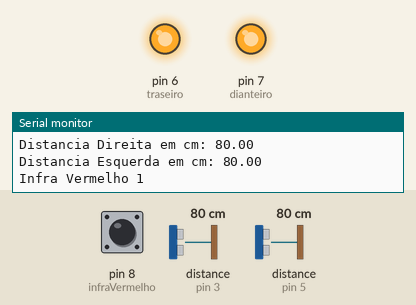
Bench run of a sketch on a simulated Arduino Uno, built with avr-gcc and run on an emulated ATmega328P. Shown: output pins drawn as LEDs (lit = HIGH), the last lines printed to the serial monitor. The inputs (shaded band) are chosen by the test bench; at power-on: distance to the obstacle (sensors on pin 3, pin 5) 80 cm, pin 8 (infraVermelho) HIGH. The echo pulse lasts 58.3 µs per cm.

Above: at 1.8 s.
1.9 s: distance to the obstacle (sensor on pin 3) set to 7 cm
3.4 s: distance to the obstacle (sensor on pin 3) set to 4 cm
At 4.7 s:
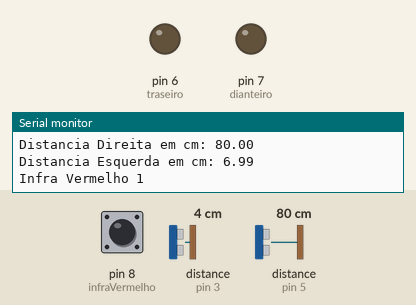
5.6 s: distance to the obstacle (sensor on pin 3) set to 9 cm
At 6.7 s:
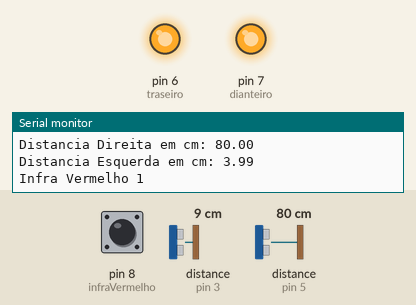
7.6 s: distance to the obstacle (sensor on pin 3) set to 2 cm
At 8.9 s:
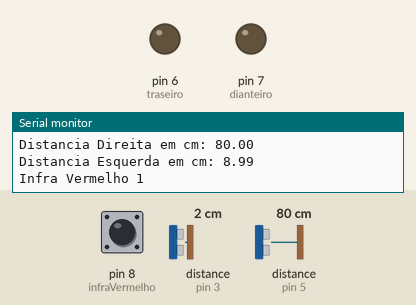
Timing chart, 0 to 10.6 s (numbered marks = the images above; inputs shaded):
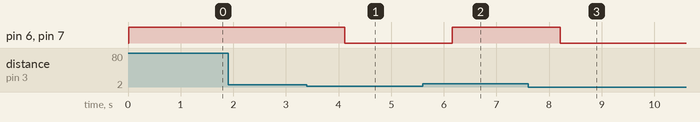

Measured:
- the behaviour switches between 6 and 5 cm on distance to the obstacle (sensor on pin 3) (found by bisection; images 0 and 1)
- after the input at 3.4 s, pin 6 (traseiro), pin 7 (dianteiro): HIGH → LOW after 0.71 s
- after the input at 5.6 s, pin 6 (traseiro), pin 7 (dianteiro): LOW → HIGH after 0.56 s
- after the input at 7.6 s, pin 6 (traseiro), pin 7 (dianteiro): HIGH → LOW after 0.61 s

The sketch:

acionado_com_rele.ino
```cpp
#include <Ultrasonic.h>

const int dianteiro = 7;
const int traseiro = 6;

const int infraVermelho = 8;

#define pino_triggerD 4
#define pino_echoD 5

#define pino_triggerE 2
#define pino_echoE 3

Ultrasonic ultrasonicD(pino_triggerD, pino_echoD);
Ultrasonic ultrasonicE(pino_triggerE, pino_echoE);

void setup() {

 Serial.begin(9600);
 Serial.println("Lendo dados do sensor...");
 pinMode(dianteiro, OUTPUT);
 pinMode(traseiro, OUTPUT);

}

void loop() {
    //Le as informacoes do sensor, em cm e pol
    float cmMsecD,cmMsecE;
    long microsec1 = ultrasonicD.timing();
    long microsec2 = ultrasonicE.timing();
    cmMsecD = ultrasonicD.convert(microsec1, Ultrasonic::CM);
    cmMsecE = ultrasonicE.convert(microsec2, Ultrasonic::CM);
    //Exibe informacoes no serial monitor


    int C = digitalRead(infraVermelho);

    if( (C == 0) || (cmMsecD <= 5) || (cmMsecE <=5)  ){
          digitalWrite(dianteiro, LOW);
          digitalWrite(traseiro, LOW);
    }
    else{
         digitalWrite(dianteiro, HIGH);
         digitalWrite(traseiro, HIGH);
    }

    delay(1000);
    Serial.print("Distancia Direita em cm: ");
    Serial.println(cmMsecD);
    Serial.print("Distancia Esquerda em cm: ");
    Serial.println(cmMsecE);
    Serial.print("Infra Vermelho ");
    Serial.println(C);


}
```
